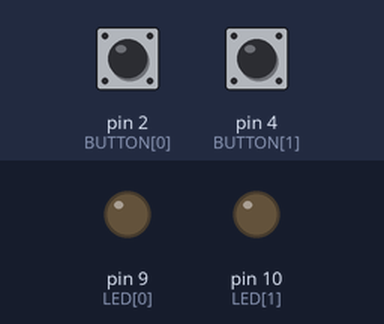
This sketch was run on a simulated Arduino Uno, built with avr-gcc and run on an emulated ATmega328P. Parts: output pins drawn as LEDs (lit = HIGH). The test bench sets the inputs (shaded band); at power-on: pin 2 (BUTTON[0]) LOW, pin 4 (BUTTON[1]) LOW.

Above: at 1.2 s.
1.3 s: pin 2 (BUTTON[0]) pulled HIGH for 0.15 s
At 2.2 s:
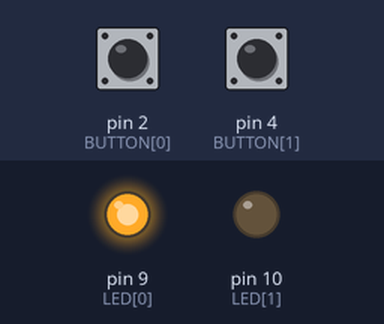
2.9 s: pin 4 (BUTTON[1]) pulled HIGH for 0.15 s
At 3.4 s:
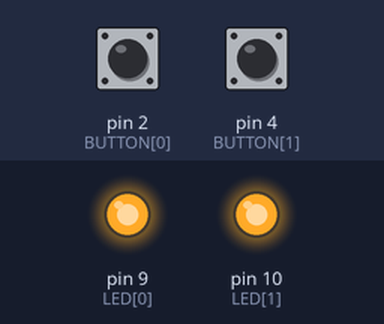
4.5 s: pin 2 (BUTTON[0]) pulled HIGH for 1 s
At 5.9 s:
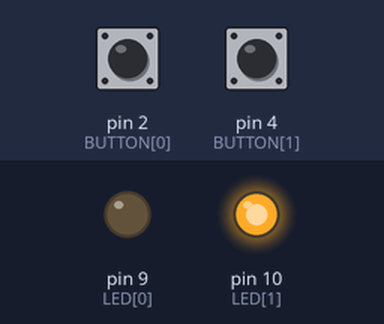
7.0 s: pin 2 (BUTTON[0]) pulled HIGH for 3.2 s
At 7.8 s:
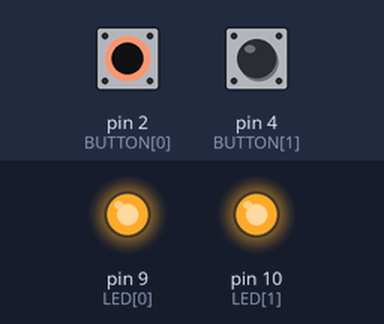
11.7 s: pin 4 (BUTTON[1]) pulled HIGH for 1 s
At 12.5 s:
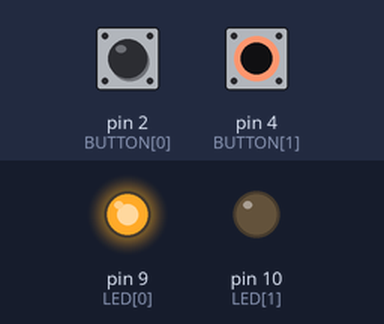
Timing chart, 0 to 14.7 s (numbered marks = the images above; inputs shaded):
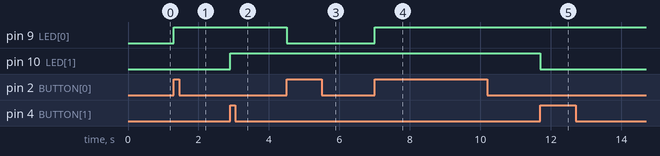

The sketch:

Listing_2-5_listed_toggling_EA_JB.ino
```cpp
int LED[]                = {9, 10};        // LED pins
int BUTTON[]             = {2, 4};         // Button pin
boolean lastButton[]     = {LOW, LOW};     // Button's last state
boolean currentButton[]  = {LOW, LOW};     // Button's current state
boolean ledOn[]          = {false, false}; // LED's present state

void setup() {
  for (int i = 0; i < sizeof(LED)/sizeof(int); i++){
    pinMode(LED[i], OUTPUT);
    pinMode(BUTTON[i], INPUT);
  }
}

/*
 * Debouncing function
 */
boolean debounce(boolean last, int button){
  boolean current = digitalRead(button);  // Read Button's state
  if (last != current){                   // If note the same,
    delay(5);                             // Wait for 5 milliseconds
    current = digitalRead(button);        // Read the button's state again
  }
  return current;                         // Assign the new reading to current variable and then return.
}

void loop() {
  for (int i = 0; i < sizeof(LED)/sizeof(int); i++){
    currentButton[i] = debounce(lastButton[i], BUTTON[i]);

    if(lastButton[i] == LOW && currentButton[i] == HIGH){
      ledOn[i] = !ledOn[i];
    }
    lastButton[i] = currentButton[i];

    digitalWrite(LED[i], ledOn[i]);

  }
}
```

Measured:
- after the input at 1.3 s, pin 9 (LED[0]): LOW → HIGH at once
- after the input at 2.9 s, pin 10 (LED[1]): LOW → HIGH at once
- after the input at 4.5 s, pin 9 (LED[0]): HIGH → LOW at once
- after the input at 7.0 s, pin 9 (LED[0]): LOW → HIGH at once
- after the input at 11.7 s, pin 10 (LED[1]): HIGH → LOW at once
